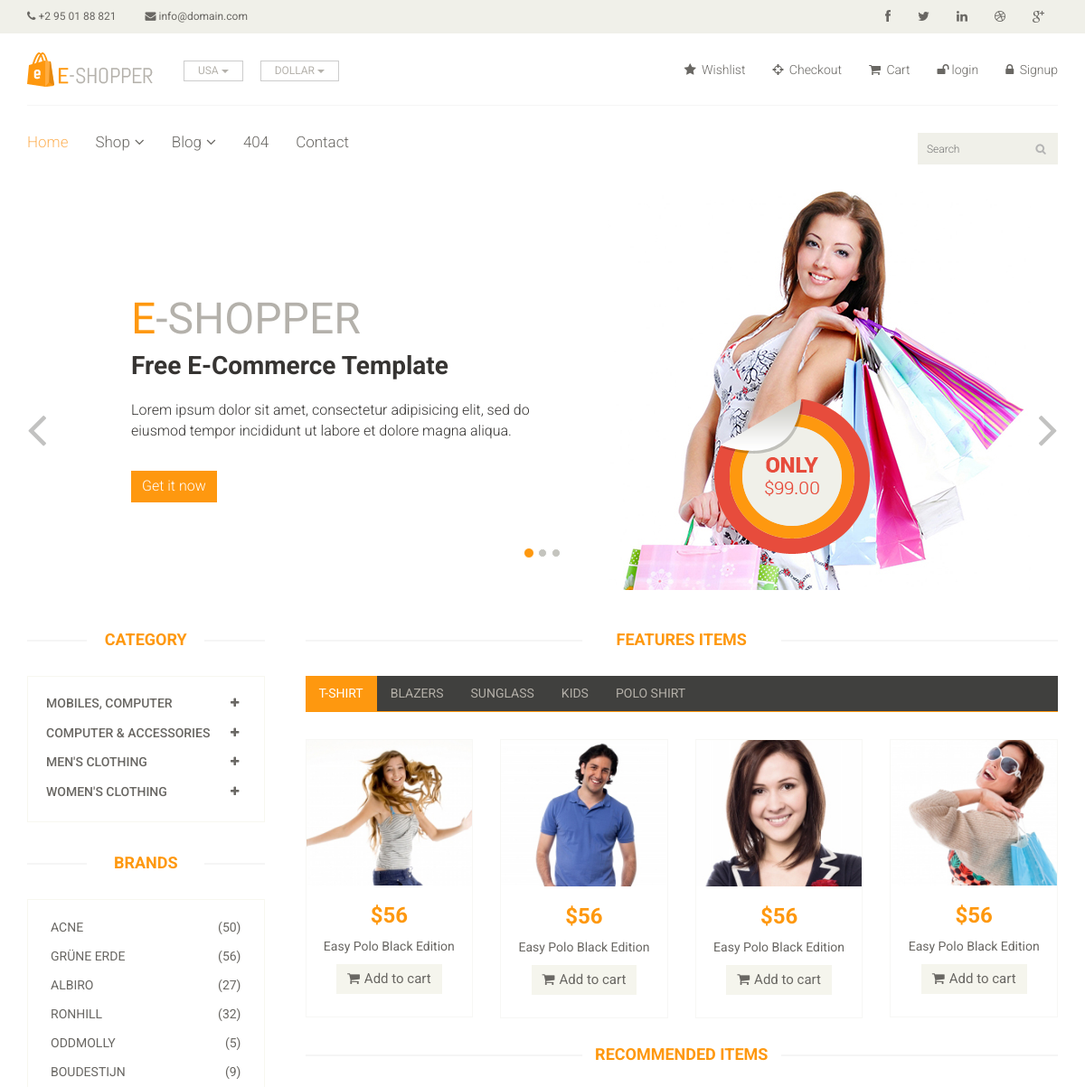
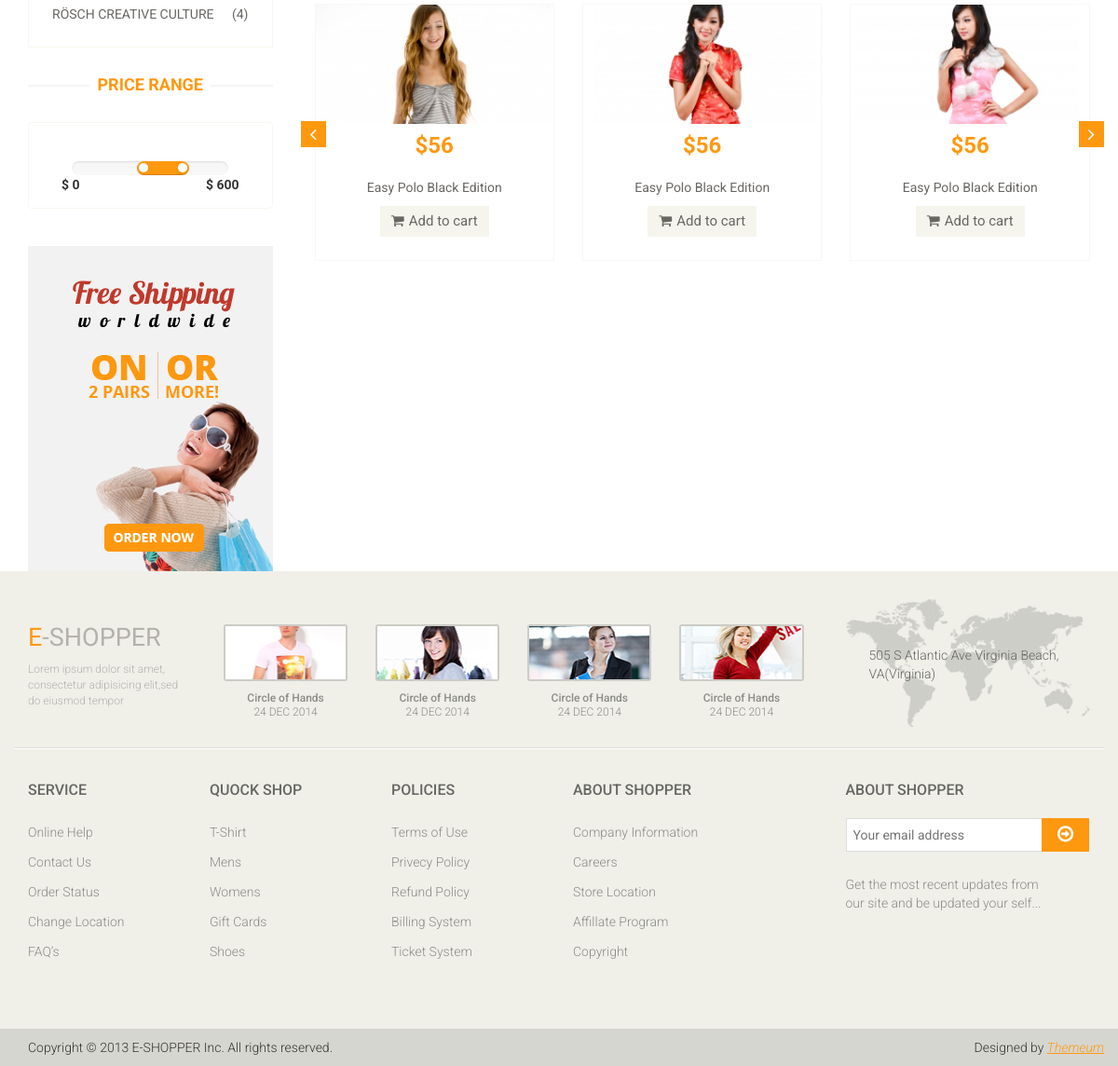
/?category=1, run on the app's committed database (2 pictures, top to bottom).
### Shop/models/category.py (models this page shows, shortened)
class Category(models.Model):
    name= models.CharField(max_length=300)

### Shop/views/index.py (the view)
# urls.py: path("",Index.as_view(), name="index"),
class Index(views.View):
    def get(self,request):
        category_id=request.GET.get("category")
        category=Category.objects.all()
        b_category=request.GET.get("b_category")
        b_product=Product.objects.filter(category_id=b_category)
        if category_id:
            products=Product.objects.filter(sub_category_id=category_id).order_by("-id")
        else:
            products=Product.objects.all().order_by("-id")
        data={}
        data['category']=category
        data['product']=products
        data['b_product']=b_product
        return render(request,"index.html",data)

### Shop/templates/index.html (shortened to what this page needs)
{% extends 'base.html' %}
{% block body %}
<section id="slider">
    <div class="container">
        <div class="row">
            <div class="col-sm-12">
                <div id="slider-carousel" class="carousel slide" data-ride="carousel">
                    <ol class="carousel-indicators">
                        <li data-target="#slider-carousel" data-slide-to="0" class="active"></li>
                        <li data-target="#slider-carousel" data-slide-to="1"></li>
                        <li data-target="#slider-carousel" data-slide-to="2"></li>
                    </ol>
                    <div class="carousel-inner">
                        <div class="item active">
                            <div class="col-sm-6">
                                <h1><span>E</span>-SHOPPER</h1>
                                <h2>Free E-Commerce Template</h2>
                                <p>Lorem ipsum dolor sit amet, consectetur adipisicing elit, sed do eiusmod tempor
                                    incididunt ut labore et dolore magna aliqua. </p>
                                <button type="button" class="btn btn-default get">Get it now</button>
                            </div>
                            <div class="col-sm-6">
                                <img src="/static/shop/images/home/girl1.jpg" class="girl img-responsive" alt="" />
                                <img src="/static/shop/images/home/pricing.png" class="pricing" alt="" />
                            </div>
                        </div>
                    </div>
                    <a href="#slider-carousel" class="left control-carousel hidden-xs" data-slide="prev">
                        <i class="fa fa-angle-left"></i>
                    </a>
                    <a href="#slider-carousel" class="right control-carousel hidden-xs" data-slide="next">
                        <i class="fa fa-angle-right"></i>
                    </a>
                </div>
            </div>
        </div>
    </div>
</section>
<section>
    <div class="container">
        <div class="row">
            <div class="col-sm-3">
                <div class="left-sidebar">
                    <h2>Category</h2>
                    <div class="panel-group category-products" id="accordian">
                        {% for c in category %}
                        <div class="panel panel-default">
                            <div class="panel-heading">
                                <h4 class="panel-title">
                                    <a data-toggle="collapse" data-parent="#accordian" href="#{{c.id}}">
                                        <span class="badge pull-right"><i class="fa fa-plus"></i></span>
                                        {{c.name}}
                                    </a>
                                </h4>
                            </div>
                        </div>
                        {% endfor %}
                    </div>
                    <div class="brands_products">
                        <h2>Brands</h2>
                        <div class="brands-name">
                            <ul class="nav nav-pills nav-stacked">
                                <li><a href="#"> <span class="pull-right">(50)</span>Acne</a></li>
                                <li><a href="#"> <span class="pull-right">(56)</span>Grüne Erde</a></li>
                                <li><a href="#"> <span class="pull-right">(27)</span>Albiro</a></li>
                                <li><a href="#"> <span class="pull-right">(32)</span>Ronhill</a></li>
                                <li><a href="#"> <span class="pull-right">(5)</span>Oddmolly</a></li>
                                <li><a href="#"> <span class="pull-right">(9)</span>Boudestijn</a></li>
                                <li><a href="#"> <span class="pull-right">(4)</span>Rösch creative culture</a></li>
                            </ul>
                        </div>
                    </div>
                    <div class="price-range">
                        <h2>Price Range</h2>
                        <div class="well text-center">
                                data-slider-step="5" data-slider-value="[250,450]" id="sl2"><br />
                            <b class="pull-left">$ 0</b> <b class="pull-right">$ 600</b>
                        </div>
                    </div>
                    <div class="shipping text-center">
                        <img src="/static/shop/images/home/shipping.jpg" alt="" />
                    </div>
                </div>
            </div>
            <div class="col-sm-9 padding-right">
                <div class="features_items">
                    <h2 class="title text-center">Features Items</h2>
                </div>
                <div class="category-tab">
                    <div class="col-sm-12">
                        <ul class="nav nav-tabs">
                            <li class="active"><a href="#tshirt" data-toggle="tab">T-Shirt</a></li>
                            <li><a href="#blazers" data-toggle="tab">Blazers</a></li>
                            <li><a href="#sunglass" data-toggle="tab">Sunglass</a></li>
                            <li><a href="#kids" data-toggle="tab">Kids</a></li>
                            <li><a href="#poloshirt" data-toggle="tab">Polo shirt</a></li>
                        </ul>
                    </div>
                    <div class="tab-content">
                        <div class="tab-pane fade active in" id="tshirt">
                            <div class="col-sm-3">
                                <div class="product-image-wrapper">
                                    <div class="single-products">
                                        <div class="productinfo text-center">
                                            <img src="/static/shop/images/home/gallery1.jpg" alt="" />
                                            <h2>$56</h2>
                                            <p>Easy Polo Black Edition</p>
                                            <a href="#" class="btn btn-default add-to-cart"><i
                                                    class="fa fa-shopping-cart"></i>Add to cart</a>
                                        </div>
                                    </div>
                                </div>
                            </div>
                            <div class="col-sm-3">
                                <div class="product-image-wrapper">
                                    <div class="single-products">
                                        <div class="productinfo text-center">
                                            <img src="/static/shop/images/home/gallery2.jpg" alt="" />
                                            <h2>$56</h2>
                                            <p>Easy Polo Black Edition</p>
                                            <a href="#" class="btn btn-default add-to-cart"><i
                                                    class="fa fa-shopping-cart"></i>Add to cart</a>
                                        </div>
                                    </div>
                                </div>
                            </div>
                            <div class="col-sm-3">
                                <div class="product-image-wrapper">
                                    <div class="single-products">
                                        <div class="productinfo text-center">
                                            <img src="/static/shop/images/home/gallery3.jpg" alt="" />
                                            <h2>$56</h2>
                                            <p>Easy Polo Black Edition</p>
                                            <a href="#" class="btn btn-default add-to-cart"><i
                                                    class="fa fa-shopping-cart"></i>Add to cart</a>
                                        </div>
                                    </div>
                                </div>
                            </div>
                            <div class="col-sm-3">
                                <div class="product-image-wrapper">
                                    <div class="single-products">
                                        <div class="productinfo text-center">
                                            <img src="/static/shop/images/home/gallery4.jpg" alt="" />
                                            <h2>$56</h2>
                                            <p>Easy Polo Black Edition</p>
                                            <a href="#" class="btn btn-default add-to-cart"><i
                                                    class="fa fa-shopping-cart"></i>Add to cart</a>
                                        </div>
                                    </div>
                                </div>
                            </div>
                        </div>
                    </div>
                </div>
                <div class="recommended_items">
                    <h2 class="title text-center">recommended items</h2>
                    <div id="recommended-item-carousel" class="carousel slide" data-ride="carousel">
                        <div class="carousel-inner">
                            <div class="item active">
                                <div class="col-sm-4">
                                    <div class="product-image-wrapper">
                                        <div class="single-products">
                                            <div class="productinfo text-center">
                                                <img src="/static/shop/images/home/recommend1.jpg" alt="" />
                                                <h2>$56</h2>
                                                <p>Easy Polo Black Edition</p>
                                                <a href="#" class="btn btn-default add-to-cart"><i
                                                        class="fa fa-shopping-cart"></i>Add to cart</a>
                                            </div>
                                        </div>
                                    </div>
                                </div>
                                <div class="col-sm-4">
                                    <div class="product-image-wrapper">
                                        <div class="single-products">
                                            <div class="productinfo text-center">
                                                <img src="/static/shop/images/home/recommend2.jpg" alt="" />
                                                <h2>$56</h2>
                                                <p>Easy Polo Black Edition</p>
                                                <a href="#" class="btn btn-default add-to-cart"><i
                                                        class="fa fa-shopping-cart"></i>Add to cart</a>
                                            </div>
                                        </div>
                                    </div>
                                </div>
                                <div class="col-sm-4">
                                    <div class="product-image-wrapper">
                                        <div class="single-products">
                                            <div class="productinfo text-center">
                                                <img src="/static/shop/images/home/recommend3.jpg" alt="" />
                                                <h2>$56</h2>
                                                <p>Easy Polo Black Edition</p>
                                                <a href="#" class="btn btn-default add-to-cart"><i
                                                        class="fa fa-shopping-cart"></i>Add to cart</a>
                                            </div>
                                        </div>
                                    </div>
                                </div>
                            </div>
                        </div>
                        <a class="left recommended-item-control" href="#recommended-item-carousel" data-slide="prev">
                            <i class="fa fa-angle-left"></i>
                        </a>
                        <a class="right recommended-item-control" href="#recommended-item-carousel" data-slide="next">
                            <i class="fa fa-angle-right"></i>
                        </a>
                    </div>
                </div>
            </div>
        </div>
    </div>
</section>
{% endblock %}

### data on the page
Category: name "MOBILES, COMPUTER"
Category: name "COMPUTER & ACCESSORIES"
Category: name "MEN'S CLOTHING"
Category: name "WOMEN'S CLOTHING"
